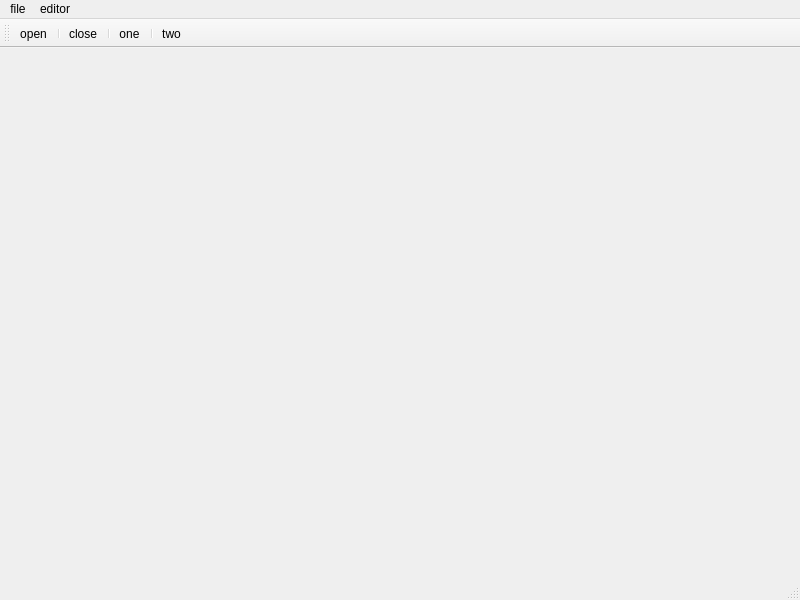
<?xml version="1.0" encoding="UTF-8"?>
<ui version="4.0">
 <class>MainWindow</class>
 <widget class="QMainWindow" name="MainWindow">
  <property name="geometry">
   <rect>
    <x>0</x>
    <y>0</y>
    <width>800</width>
    <height>600</height>
   </rect>
  </property>
  <property name="windowTitle">
   <string>MainWindow</string>
  </property>
  <widget class="QWidget" name="centralwidget"/>
  <widget class="QMenuBar" name="menubar">
   <property name="geometry">
    <rect>
     <x>0</x>
     <y>0</y>
     <width>800</width>
     <height>26</height>
    </rect>
   </property>
   <widget class="QMenu" name="menufile">
    <property name="title">
     <string>file</string>
    </property>
    <addaction name="separator"/>
    <addaction name="actionopen"/>
    <addaction name="separator"/>
    <addaction name="actionclose"/>
   </widget>
   <widget class="QMenu" name="menueditor">
    <property name="title">
     <string>editor</string>
    </property>
    <addaction name="actionone"/>
    <addaction name="separator"/>
    <addaction name="actiontwo"/>
   </widget>
   <addaction name="menufile"/>
   <addaction name="menueditor"/>
  </widget>
  <widget class="QStatusBar" name="statusbar"/>
  <widget class="QToolBar" name="toolBar">
   <property name="windowTitle">
    <string>toolBar</string>
   </property>
   <attribute name="toolBarArea">
    <enum>TopToolBarArea</enum>
   </attribute>
   <attribute name="toolBarBreak">
    <bool>false</bool>
   </attribute>
   <addaction name="actionopen"/>
   <addaction name="separator"/>
   <addaction name="actionclose"/>
   <addaction name="separator"/>
   <addaction name="actionone"/>
   <addaction name="separator"/>
   <addaction name="actiontwo"/>
  </widget>
  <action name="actionopen">
   <property name="text">
    <string>open</string>
   </property>
   <property name="shortcut">
    <string>Ctrl+F</string>
   </property>
  </action>
  <action name="actionclose">
   <property name="text">
    <string>close</string>
   </property>
  </action>
  <action name="actionone">
   <property name="text">
    <string>one</string>
   </property>
  </action>
  <action name="actiontwo">
   <property name="text">
    <string>two</string>
   </property>
  </action>
 </widget>
 <resources/>
 <connections/>
</ui>
